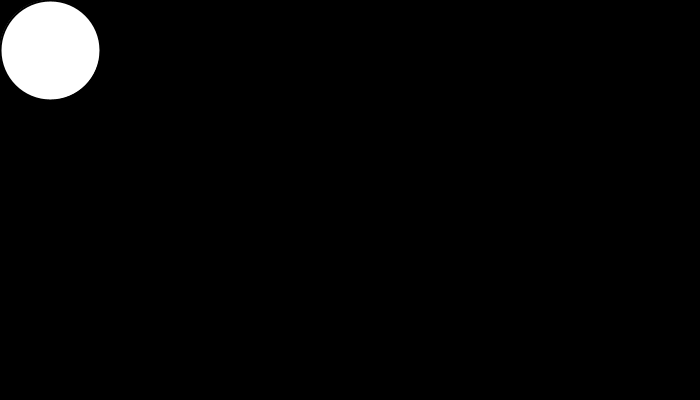
Frame 1 (no input)
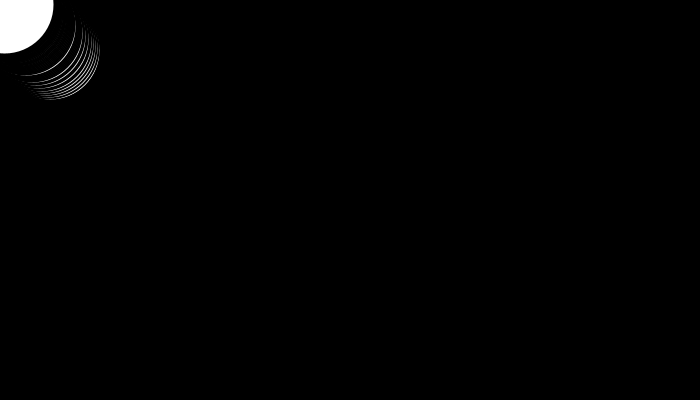
Frame 60 (the mouse pressed at the canvas centre just before this capture)
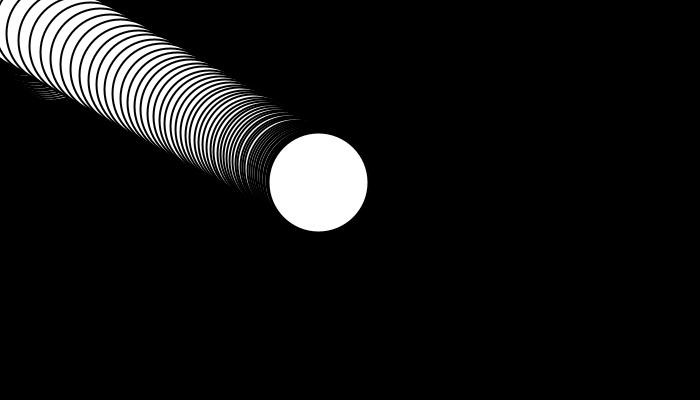
Frame 120 (the mouse held since frame 60 and released just before this capture)

The Processing sketch that drew these frames (run headless with seeded random() and noise(); from frame 60 on, the mouse is pressed at the canvas centre):

// Processing sketch: processing_36436
// ── processing_36436.pde

int mysize = 100;
float xpos = width/2 ;
float ypos = height/2;

void setup()
{
  size(700,400);
  background(0,0,0,0);
  strokeWeight(2);
  stroke(0,0,0);
  smooth();
  fill(255,255,255,255);
  
}

void draw()
{
  ellipse(xpos, ypos, mysize, mysize);
  
  xpos = xpos+(mouseX-xpos)/25.0;
  ypos = ypos+(mouseY-ypos)/25.0;
}

void mousePressed()
{
  if(mouseButton == LEFT){
    mysize = mysize+20;
  }
  
  if(mouseButton == RIGHT){
    mysize = mysize-20;
  }
}

void mouseMoved()
{
  
 // if(mouseX < width/2)
 // {mysize = mysize + 5;}
 // if(mouseX > width/2)
  //{mysize = mysize - 5;}
}
